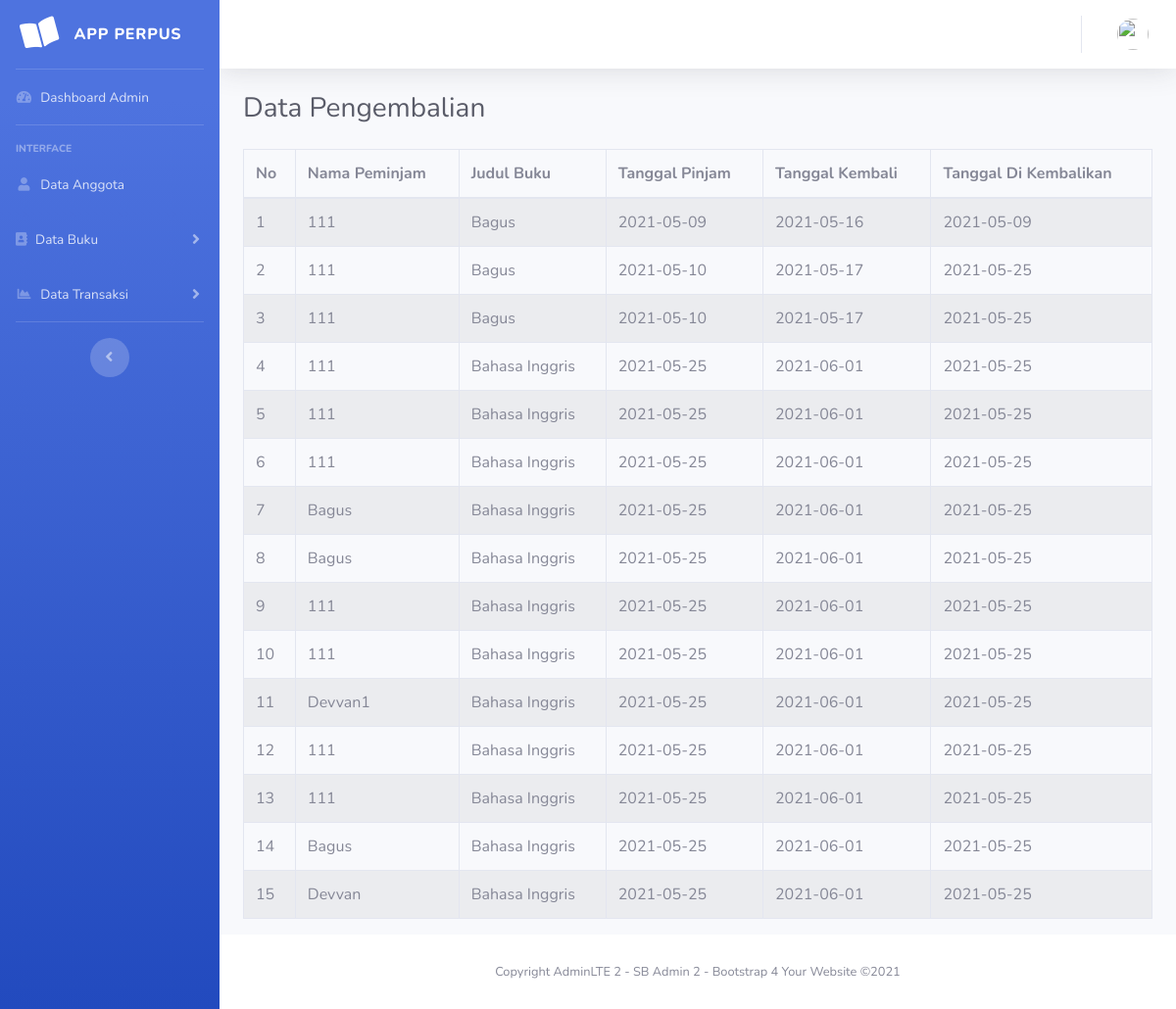
The page /admin/pegembalian on the database its author committed.
### tables this page shows
CREATE TABLE `pengembalian` (
  `id_pengembalian` int(11) NOT NULL,
  `id_anggota` varchar(15) NOT NULL,
  `Id_buku` varchar(15) NOT NULL,
  `tgl_pinjam` date NOT NULL,
  `tgl_kembali` date NOT NULL,
  `tgl_kembalikan` date NOT NULL
);

CREATE TABLE `anggota` (
  `id_anggota` varchar(15) NOT NULL,
  `name` varchar(225) NOT NULL,
  `email` varchar(225) NOT NULL,
  `jaskel` varchar(225) NOT NULL,
  `alamat` varchar(225) NOT NULL,
  `no_hp` varchar(225) NOT NULL
);

CREATE TABLE `buku` (
  `id_buku` varchar(15) NOT NULL,
  `id_pengarang` int(15) NOT NULL,
  `id_penerbit` int(15) NOT NULL,
  `judul_buku` varchar(100) NOT NULL,
  `jumlah` int(15) NOT NULL,
  `tahun_terbit` int(15) NOT NULL
);

### application/controllers/Admin.php (called while the page is built, shortened)
<?php
class Admin extends CI_Controller
{
    public function __construct()
    {
        $this->load->library('form_validation');
        $this->load->model('m_pengarang');
        $this->load->model('m_penerbit');
        $this->load->model('m_buku');
        $this->load->model('m_pinjam');
        $this->load->model('m_pengembalian');
        $this->load->model('m_anggota');
        $this->load->model('m_index');
    }
    public function pegembalian()
    {
        $data['title'] =  'App Perpus | Pengembalian';
        $data['user'] = $this->db->get_where('user', ['email' => $this->session->userdata('email')])->row_array();
        $data['data']    = $this->m_pengembalian->getAllData();
        $this->load->view('sb_templates/header', $data);
        $this->load->view('admin/pengembalian', $data);
        $this->load->view('sb_templates/footer');
    }
}

### index.php (called while the page is built, shortened)
<?php
require_once BASEPATH.'core/CodeIgniter.php';

### application/models/M_pengembalian.php (called while the page is built)
<?php
class M_pengembalian extends CI_Model
{
    public function getAllData()
    {
        $this->db->select('*');
        $this->db->from('pengembalian');
        $this->db->join('anggota', 'pengembalian.id_anggota = anggota.id_anggota');
        $this->db->join('buku', 'pengembalian.id_buku = buku.id_buku');
        return $this->db->get()->result();
    }
}

### application/views/admin/pengembalian.php (the view, shortened to what this page needs)
<body id="page-top">
    <div id="wrapper">
        <ul class="navbar-nav bg-gradient-primary sidebar sidebar-dark accordion" id="accordionSidebar">
            <a class="sidebar-brand d-flex align-items-center justify-content-center">
                <div class="sidebar-brand-icon rotate-n-15">
                    <i class="fas fa-book-open"></i>
                </div>
                <div class="sidebar-brand-text mx-3">App Perpus</div>
            </a>
            <hr class="sidebar-divider my-0">
            <li class="nav-item">
                <a class="nav-link" href="<?= base_url() ?>admin">
                    <i class="fas fa-fw fa-tachometer-alt"></i>
                    <span>Dashboard Admin</span></a>
            </li>
            <hr class="sidebar-divider">
            <div class="sidebar-heading">
                Interface
            </div>
            <li class="nav-item">
                <a class="nav-link" href="<?= base_url() ?>admin/anggota">
                    <i class="fas fa-fw fa-user"></i>
                    <span>Data Anggota</span></a>
            </li>
            <li class="nav-item">
                <a class="nav-link collapsed" href="#" data-toggle="collapse" data-target="#collapseTwo" aria-expanded="true" aria-controls="collapseTwo">
                    <i class="fas fa-address-book"></i>
                    <span>Data Buku</span>
                </a>
            </li>
            <li class="nav-item">
                <a class="nav-link collapsed" href="#" data-toggle="collapse" data-target="#collapseUtilities" aria-expanded="true" aria-controls="collapseUtilities">
                    <i class="fas fa-fw fa-chart-area"></i>
                    <span>Data Transaksi</span>
                </a>
            </li>
            <hr class="sidebar-divider">
            <div class="text-center d-none d-md-inline">
                <button class="rounded-circle border-0" id="sidebarToggle"></button>
            </div>
        </ul>
        <div id="content-wrapper" class="d-flex flex-column">
            <div id="content">
                <nav class="navbar navbar-expand navbar-light bg-white topbar mb-4 static-top shadow">
                    <ul class="navbar-nav ml-auto">
                        <li class="nav-item dropdown no-arrow">
                            <a class="nav-link dropdown-toggle" href="#" id="userDropdown" role="button" data-toggle="dropdown" aria-haspopup="true" aria-expanded="false">
                                <img class="img-profile rounded-circle" src="<?= base_url('assets/img/profile/') . $user['image']; ?>">
                            </a>
                        </li>
                </nav>
                <div class="container-fluid">
                    <h1 class="h3 mb-4 text-gray-800">Data Pengembalian</h1>
                    <div class="box-body">
                        <table id="example1" class="table table-bordered table-striped">
                            <thead>
                                <tr>
                                    <th>No</th>
                                    <th>Nama Peminjam</th>
                                    <th>Judul Buku</th>
                                    <th>Tanggal Pinjam</th>
                                    <th>Tanggal Kembali</th>
                                    <th>Tanggal Di Kembalikan</th>
                                </tr>
                            </thead>
                            <tbody>
                                <?php
                                $no = 1;
                                foreach ($data as $row) { ?>
                                    <tr>
                                        <td><?= $no++; ?></td>
                                        <td><?= $row->name; ?></td>
                                        <td><?= $row->judul_buku; ?></td>
                                        <td><?= $row->tgl_pinjam; ?></td>
                                        <td><?= $row->tgl_kembali; ?></td>
                                        <td><?= $row->tgl_kembalikan; ?></td>
                                    </tr>
                                <?php }
                                ?>
                            </tbody>
                        </table>
                    </div>
                </div>
            </div>
            <footer class="sticky-footer bg-white">
                <div class="container my-auto">
                    <div class="copyright text-center my-auto">
                        <span>Copyright AdminLTE 2 - SB Admin 2 - Bootstrap 4 Your Website &copy;2021</span>
                    </div>
                </div>
            </footer>
        </div>
    </div>

### rows shown on the page
pengembalian: id_anggota.name "111", Id_buku.judul_buku "Bagus", tgl_pinjam "2021-05-09", tgl_kembali "2021-05-16", tgl_kembalikan "2021-05-09"
pengembalian: id_anggota.name "111", Id_buku.judul_buku "Bagus", tgl_pinjam "2021-05-10", tgl_kembali "2021-05-17", tgl_kembalikan "2021-05-25"
pengembalian: id_anggota.name "111", Id_buku.judul_buku "Bagus", tgl_pinjam "2021-05-10", tgl_kembali "2021-05-17", tgl_kembalikan "2021-05-25"
pengembalian: id_anggota.name "111", Id_buku.judul_buku "Bahasa Inggris", tgl_pinjam "2021-05-25", tgl_kembali "2021-06-01", tgl_kembalikan "2021-05-25"
pengembalian: id_anggota.name "111", Id_buku.judul_buku "Bahasa Inggris", tgl_pinjam "2021-05-25", tgl_kembali "2021-06-01", tgl_kembalikan "2021-05-25"
pengembalian: id_anggota.name "111", Id_buku.judul_buku "Bahasa Inggris", tgl_pinjam "2021-05-25", tgl_kembali "2021-06-01", tgl_kembalikan "2021-05-25"
pengembalian: id_anggota.name "Bagus", Id_buku.judul_buku "Bahasa Inggris", tgl_pinjam "2021-05-25", tgl_kembali "2021-06-01", tgl_kembalikan "2021-05-25"
pengembalian: id_anggota.name "Bagus", Id_buku.judul_buku "Bahasa Inggris", tgl_pinjam "2021-05-25", tgl_kembali "2021-06-01", tgl_kembalikan "2021-05-25"
pengembalian: id_anggota.name "111", Id_buku.judul_buku "Bahasa Inggris", tgl_pinjam "2021-05-25", tgl_kembali "2021-06-01", tgl_kembalikan "2021-05-25"
pengembalian: id_anggota.name "111", Id_buku.judul_buku "Bahasa Inggris", tgl_pinjam "2021-05-25", tgl_kembali "2021-06-01", tgl_kembalikan "2021-05-25"
pengembalian: id_anggota.name "Devvan1", Id_buku.judul_buku "Bahasa Inggris", tgl_pinjam "2021-05-25", tgl_kembali "2021-06-01", tgl_kembalikan "2021-05-25"
pengembalian: id_anggota.name "111", Id_buku.judul_buku "Bahasa Inggris", tgl_pinjam "2021-05-25", tgl_kembali "2021-06-01", tgl_kembalikan "2021-05-25"
pengembalian: id_anggota.name "111", Id_buku.judul_buku "Bahasa Inggris", tgl_pinjam "2021-05-25", tgl_kembali "2021-06-01", tgl_kembalikan "2021-05-25"
pengembalian: id_anggota.name "Bagus", Id_buku.judul_buku "Bahasa Inggris", tgl_pinjam "2021-05-25", tgl_kembali "2021-06-01", tgl_kembalikan "2021-05-25"
pengembalian: id_anggota.name "Devvan", Id_buku.judul_buku "Bahasa Inggris", tgl_pinjam "2021-05-25", tgl_kembali "2021-06-01", tgl_kembalikan "2021-05-25"
